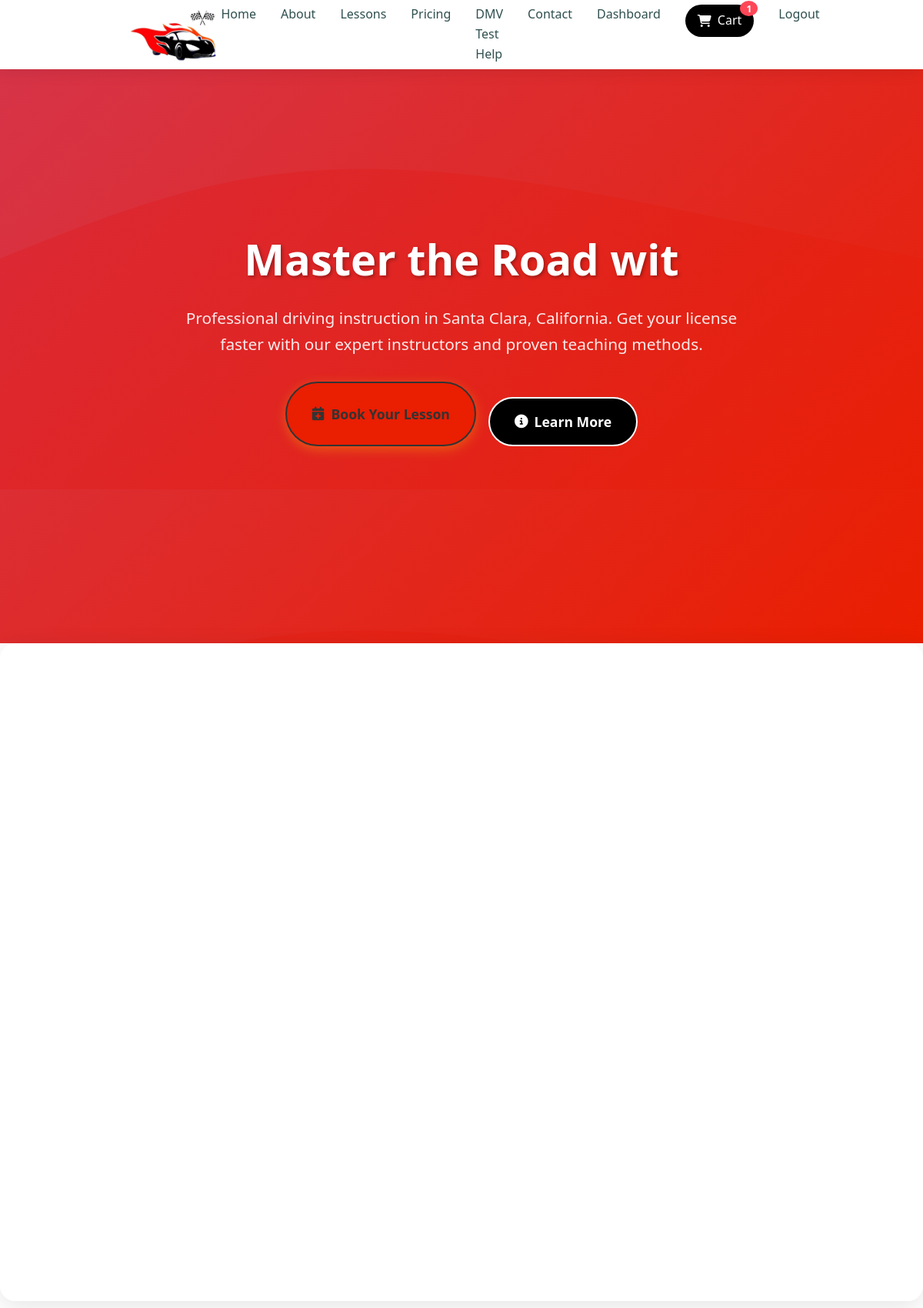
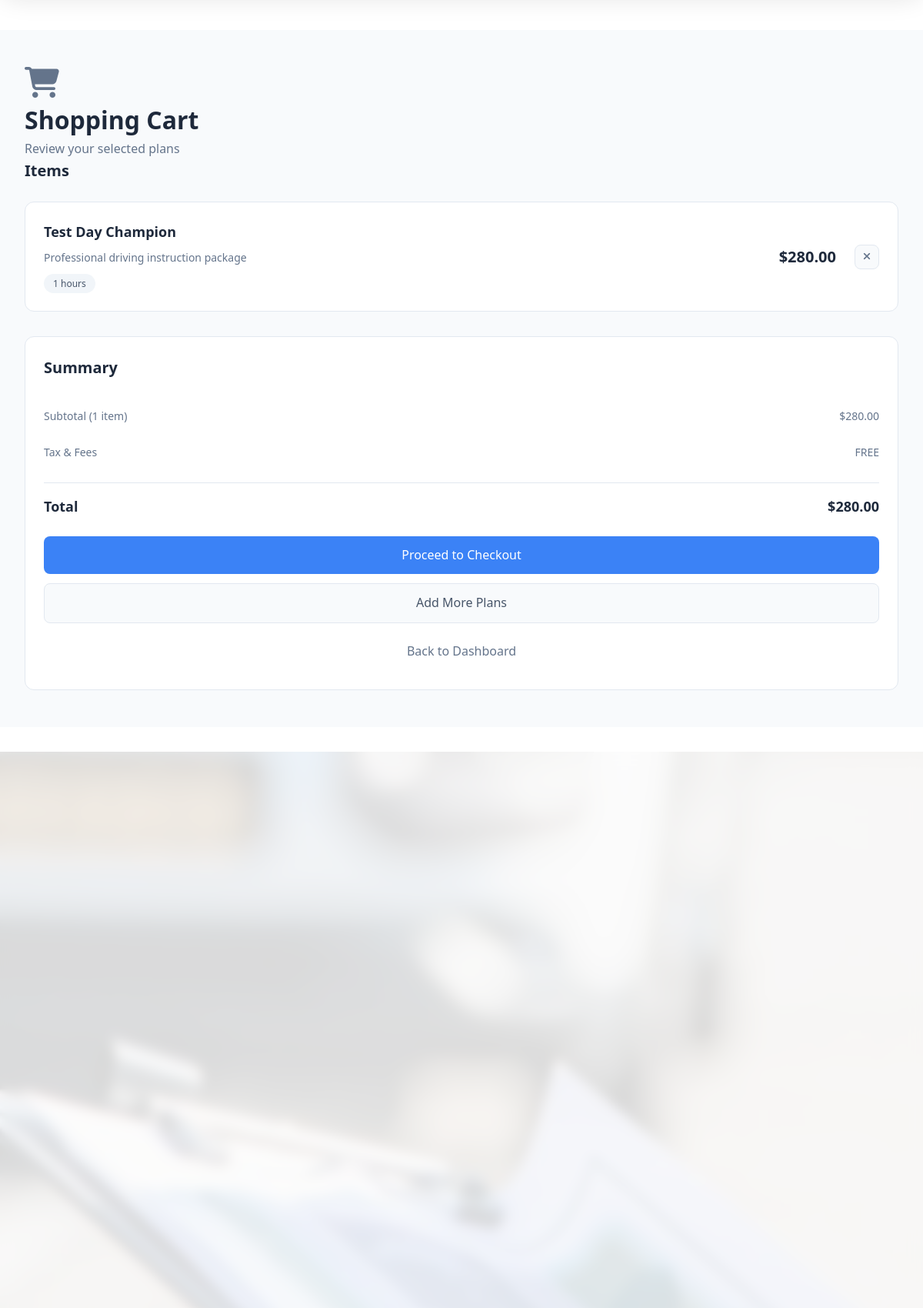
The page /cart/ (signed in, upper part) on the database its author committed (2 pictures, top to bottom).
### drivingschool/models.py (models this page shows, shortened)
class Cart(models.Model):
    student = models.OneToOneField(Student, on_delete=models.CASCADE)
    created_at = models.DateTimeField(auto_now_add=True)
    updated_at = models.DateTimeField(auto_now=True)
    def get_total_price(self):
        return sum(item.plan.price for item in self.cartitem_set.all())
    def get_total_credits(self):
        return sum(item.plan.hours for item in self.cartitem_set.all())

class CartItem(models.Model):
    cart = models.ForeignKey(Cart, on_delete=models.CASCADE)
    plan = models.ForeignKey(LessonPlan, on_delete=models.CASCADE)
    added_at = models.DateTimeField(auto_now_add=True)
    class Meta:
        unique_together = ('cart', 'plan')  # Prevent duplicate plans in cart

class LessonPlan(models.Model):
    PACKAGE_TYPE_CHOICES = [
        ('standard', 'Standard Package'),
        ('specialized', 'Specialized Package'),
    ]
    name = models.CharField(max_length=100)
    slug = models.SlugField(max_length=100, help_text="URL-friendly name for the plan", blank=True)
    description = models.TextField(help_text="Brief description of the package", default="Professional driving instruction package")
    hours = models.IntegerField()
    price = models.DecimalField(max_digits=8, decimal_places=2)
    original_price = models.DecimalField(max_digits=8, decimal_places=2, null=True, blank=True, help_text="Original price before discount")
    is_popular = models.BooleanField(default=False)
    includes_test = models.BooleanField(default=False)
    package_type = models.CharField(max_length=20, choices=PACKAGE_TYPE_CHOICES, default='standard')
    display_order = models.PositiveIntegerField(default=0, help_text="Order in which to display the plan")
    is_active = models.BooleanField(default=True, help_text="Whether this plan is currently available")
    class Meta:
        ordering = ['display_order', 'name']

### drivingschool/views.py (the view)
# urls.py: path('cart/', views.view_cart, name='view_cart'),
@login_required
@user_passes_test(is_student)
def view_cart(request):
    student = request.user.student
    try:
        cart = Cart.objects.get(student=student)
        cart_items = CartItem.objects.filter(cart=cart).select_related('plan')
    except Cart.DoesNotExist:
        cart = None
        cart_items = []
    return render(request, 'cart.html', {
        'cart': cart,
        'cart_items': cart_items,
        'total_price': cart.get_total_price() if cart else 0,
        'total_credits': cart.get_total_credits() if cart else 0
    })

### drivingschool/views.py (called while the page is built)
def is_student(user):
    return hasattr(user, 'student')

### templates/cart.html (shortened to what this page needs)
{% extends 'base.html' %}
{% load static %}
{% block content %}
<div class="cart-hero">
    <div class="container">
        <div class="row justify-content-center">
            <div class="col-12">
                <div class="text-center mb-5">
                    <div class="cart-icon mb-4">
                        <i class="fas fa-shopping-cart"></i>
                    </div>
                    <h1 class="cart-title mb-3">Shopping Cart</h1>
                    <p class="cart-subtitle">Review your selected plans</p>
                </div>
                {% if cart_items %}
                <div class="row">
                    <div class="col-lg-8">
                        <div class="cart-items-container">
                            <div class="cart-items-header">
                                <h3 class="cart-section-title">Items</h3>
                            </div>
                            <div class="cart-items-list">
                                {% for item in cart_items %}
                                <div class="cart-item">
                                    <div class="item-content">
                                        <div class="item-info">
                                            <h4 class="item-name">{{ item.plan.name }}</h4>
                                            <p class="item-description">{{ item.plan.description }}</p>
                                            <span class="item-duration">{{ item.plan.hours }} hours</span>
                                        </div>
                                        <div class="item-price">
                                            <span class="price">${{ item.plan.price }}</span>
                                        </div>
                                        <div class="item-actions">
                                            <form method="post" action="{% url 'remove_from_cart' item.id %}">
                                                <button type="submit" class="remove-btn" title="Remove">
                                                    <i class="fas fa-times"></i>
                                                </button>
                                            </form>
                                        </div>
                                    </div>
                                </div>
                                {% endfor %}
                            </div>
                        </div>
                    </div>
                    <div class="col-lg-4">
                        <div class="order-summary">
                            <div class="summary-header">
                                <h3 class="cart-section-title">Summary</h3>
                            </div>
                            <div class="summary-content">
                                <div class="summary-breakdown">
                                    <div class="summary-line">
                                        <span>Subtotal ({{ cart_items|length }} item{{ cart_items|length|pluralize }})</span>
                                        <span>${{ total_price }}</span>
                                    </div>
                                    <div class="summary-line">
                                        <span>Tax & Fees</span>
                                        <span>FREE</span>
                                    </div>
                                    <div class="summary-divider"></div>
                                    <div class="summary-total">
                                        <span>Total</span>
                                        <span>${{ total_price }}</span>
                                    </div>
                                </div>
                                <div class="checkout-actions">
                                    <a href="{% url 'checkout_cart' %}" class="checkout-btn primary">
                                        Proceed to Checkout
                                    </a>
                                    <a href="{% url 'pricing' %}" class="checkout-btn secondary">
                                        Add More Plans
                                    </a>
                                    <a href="{% url 'student_portal' %}" class="checkout-btn tertiary">
                                        Back to Dashboard
                                    </a>
                                </div>
                            </div>
            </div>
                        </div>
                    </div>
                </div>
                {% endif %}
            </div>
        </div>
    </div>
{% endblock %}

### templates/base.html (shortened to what this page needs)
{% load static %}
<!DOCTYPE html>
<html lang="en">
<head>
  <link rel="stylesheet" href="https://cdnjs.cloudflare.com/ajax/libs/font-awesome/6.4.0/css/all.min.css"/>
  <link rel="stylesheet" href="{% static 'css/style1.css' %}"/>
</head>
<body>
    <header class="header" id="header">
        <nav class="nav-container">
            <img src="{% static 'images/logo_success.png' %}" height="80px" alt="Success with Us Logo">
            <ul class="nav-menu" id="nav-menu">
                <li><a href="{% url 'home' %}">Home</a></li>
                <li><a href="{% url 'about' %}">About</a></li>
                <li><a href="{% url 'lessons' %}">Lessons</a></li>
                <li><a href="{% url 'pricing' %}">Pricing</a></li>
                <li><a href="{% url 'dmv_test_help' %}">DMV Test Help</a></li>
                <li><a href="{% url 'contact' %}">Contact</a></li>
                {% if user.is_authenticated %}
                    <li><a href="{% url 'dashboard' %}">Dashboard</a></li>
                    <li>
                        <a href="{% url 'view_cart' %}" class="cart-link">
                            <i class="fas fa-shopping-cart"></i>
                            Cart
                            {% if user.student.cart.cartitem_set.count > 0 %}
                                <span class="cart-count">{{ user.student.cart.cartitem_set.count }}</span>
                            {% endif %}
                        </a>
                    </li>
                    <li><a href="{% url 'logout' %}">Logout</a></li>
                {% else %}
                    <li><a href="{% url 'register' %}" >Get Started</a></li>
                    <li><a href="{% url 'login' %}">Login</a></li>
                {% endif %}
            </ul>
        </nav>
    </header>
    {% block hero %}
    <section class="hero" id="home">
        <div class="hero-content">
            <h1>Master the Road with Confidence</h1>
            <p>Professional driving instruction in Santa Clara, California. Get your license faster with our expert instructors and proven teaching methods.</p>
            <div class="cta-buttons">
                {% if user.is_authenticated %}
                <a href="{% url 'booking_page' %}" class="btn btn-primary">
                    <i class="fas fa-calendar-plus"></i>
                    Book Your Lesson
                </a>
                {% else %}
                <a href="{% url 'register' %}?next={% url 'pricing' %}" class="btn btn-primary">
                    <i class="fas fa-calendar-plus"></i>
                    Book Your Lesson
                </a>
                {% endif %}
                <a href="{% url 'about' %}" class="btn btn-secondary">
                    <i class="fas fa-info-circle"></i>
                    Learn More
                </a>
            </div>
        </div>
    </section>
    {% endblock %}
    {% block features %}
    <section class="features" id="services">
        <div class="container">
            <div class="features-grid">
            </div>
        </div>
    </section>
    {% endblock %}
    {% block content %}{% endblock %}
    {% block about %}
    <section class="about" id="about" style="position: relative; background-image: url('{% static "images/driving1.jpg" %}'); background-size: cover; background-position: center; background-attachment: fixed;">
        <div style="content: ''; position: absolute; top: 0; left: 0; right: 0; bottom: 0; background: rgba(255, 255, 255, 0.85); backdrop-filter: blur(8px); -webkit-backdrop-filter: blur(8px); z-index: 1;"></div>
        <div class="container" style="position: relative; z-index: 2;">
            <div class="about-content">
            </div>
        </div>
    </section>
    {% endblock %}
</body>
</html>

### static/css/style1.css (style rules this page uses)
* { margin: 0; padding: 0; box-sizing: border-box; }
body { font-family: 'Segoe UI', Tahoma, Geneva, Verdana, sans-serif; line-height: 1.6; color: #333; overflow-x: hidden; }
.header { position: fixed; top: 0; width: 100%; box-shadow: 0 2px 20px rgba(0,0,0,0.1); z-index: 1000; transition: all 0.3s ease; background-color: white; }
.nav-container { max-width: 77%; margin: 0 auto; display: flex; justify-content: space-between; align-items: center; padding: 0.3rem 2rem; position: relative; }
.nav-menu { display: flex; list-style: none; gap: 2rem; }
.nav-menu a { color: darkslategrey; text-decoration: none; font-weight: 500; transition: all 0.3s ease; position: relative; }
.nav-menu a::after { content: ''; position: absolute; bottom: -5px; left: 0; width: 0; height: 2px; background: #ffd700; transition: width 0.3s ease; }
.hero { height: 100vh; display: flex; align-items: center; justify-content: center; text-align: center; color: white; position: relative; margin-top: 3%; }
.hero-content { max-width: 800px; padding: 2rem; animation: fadeInUp 1s ease-out; }
.hero h1 { font-size: 3.5rem; margin-bottom: 1rem; font-weight: 700; text-shadow: 2px 2px 4px rgba(0,0,0,0.3); }
.hero p { font-size: 1.3rem; margin-bottom: 2rem; opacity: 0.9; }
.cta-buttons { display: flex; gap: 1rem; justify-content: center; flex-wrap: wrap; }
.btn { padding: 1rem 2rem; border: none; border-radius: 50px; font-size: 1.1rem; font-weight: 600; text-decoration: none; cursor: pointer; transition: all 0.3s ease; display: inline-flex; align-items: center; gap: 0.5rem; }
.btn-primary { background: linear-gradient(45deg, #ffd700, #ffed4e); background:#EA1E00; color: #333; box-shadow: 0 4px 15px rgba(255, 215, 0, 0.3); border: 2px solid; }
.btn-secondary { background: black; color: white; border: 2px solid white; margin-top: 20px; }
.features { padding: 6rem 0; background: #f8f9fa; border-top: 1px solid rgba(255, 255, 255, 0.2); border-bottom: 1px solid rgba(255, 255, 255, 0.2); }
.features { background: rgba(255, 255, 255, 0.8); backdrop-filter: blur(20px); -webkit-backdrop-filter: blur(20px); padding: 2rem; border-radius: 20px; border: 1px solid rgba(255, 255, 255, 0.3); box-shadow: 0 8px 32px rgba(0, 0, 0, 0.1); margin-bottom: 3rem; text-align: center; }
.container { max-width: 1200px; margin: 0 auto; padding: 0 2rem; }
.features-grid { display: grid; grid-template-columns: repeat(auto-fit, minmax(300px, 1fr)); gap: 2rem; }
.about { padding: 6rem 0; background: white; }
.about-content { display: grid; grid-template-columns: 1fr 1fr; gap: 3rem; align-items: center; }
.cart-link { position: relative; display: inline-flex; align-items: center; gap: 0.5rem; color: white !important; text-decoration: none; padding: 0.5rem 1rem; border-radius: 25px; transition: all 0.3s ease; background: black ; }
.cart-count { background: #ff4757; color: white; border-radius: 50%; padding: 0.2rem 0.5rem; font-size: 0.75rem; font-weight: bold; min-width: 20px; height: 20px; display: flex; align-items: center; justify-content: center; position: absolute; top: -5px; right: -5px; animation: pulse 2s infinite; }

### rows shown on the page
CartItem: plan.name "Test Day Champion", plan.description "Professional driving instruction package", plan.hours "1", plan.price "280.00"

### other values the page prints
{{ user.student.cart.cartitem_set.count }} "1"
{{ cart_items|length }} "1"
{{ total_price }} "280.00"
